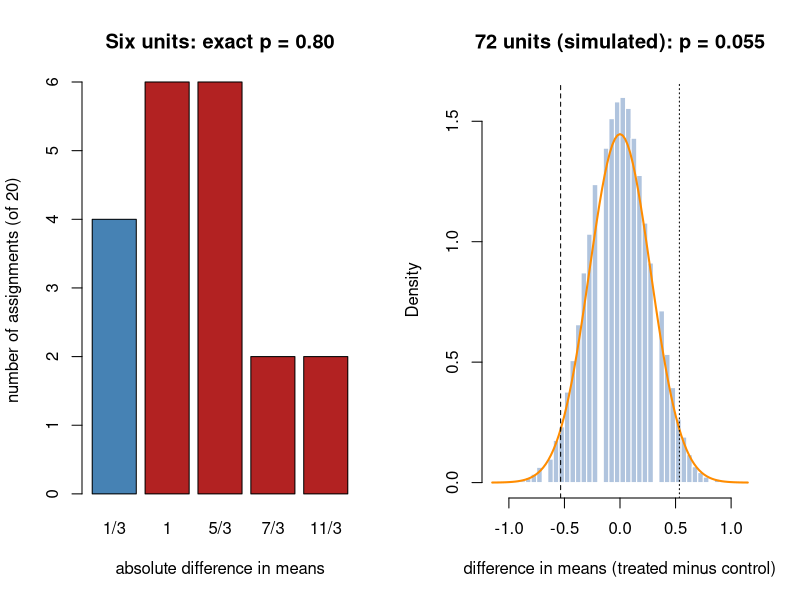

The R script that drew this image:
# Exact null distribution for six units and a simulated randomization distribution for 72 units.
set.seed(0)
par(mfrow = c(1, 2))

# Left: six honey units, all 20 assignments under the sharp null
y <- c(3, 5, 0, 4, 0, 1)
t_obs <- abs(mean(y[1:3]) - mean(y[4:6]))
tr <- combn(6, 3)
vals <- round(apply(tr, 2, function(i) abs(mean(y[i]) - mean(y[-i]))), 6)
tab <- table(vals)
barplot(tab, names.arg = c("1/3", "1", "5/3", "7/3", "11/3"),
        col = ifelse(as.numeric(names(tab)) >= t_obs - 1e-9, "firebrick", "steelblue"),
        xlab = "absolute difference in means", ylab = "number of assignments (of 20)",
        main = sprintf("Six units: exact p = %.2f", mean(vals >= t_obs - 1e-9)))

# Right: simulated 72-unit experiment with outcomes on a 0-6 scale
n <- 72; n_t <- 35
y0 <- rbinom(n, 6, 0.45)
y1 <- pmin(pmax(y0 - rbinom(n, 1, 0.7), 0), 6)
w_obs <- seq_len(n) %in% sample(n, n_t)
y_obs <- ifelse(w_obs, y1, y0)
d_obs <- mean(y_obs[w_obs]) - mean(y_obs[!w_obs])
diffs <- replicate(1e5, {
  w <- seq_len(n) %in% sample(n, n_t)
  mean(y_obs[w]) - mean(y_obs[!w])
})
p_sim <- mean(abs(diffs) >= abs(d_obs) - 1e-12)
sd_null <- sqrt(n / (n_t * (n - n_t)) * var(y_obs))
hist(diffs, breaks = 45, freq = FALSE, col = "lightsteelblue", border = "white",
     xlab = "difference in means (treated minus control)",
     main = sprintf("72 units (simulated): p = %.3f", p_sim))
curve(dnorm(x, 0, sd_null), add = TRUE, col = "darkorange", lwd = 2)
abline(v = c(d_obs, -d_obs), lty = c(2, 3))
